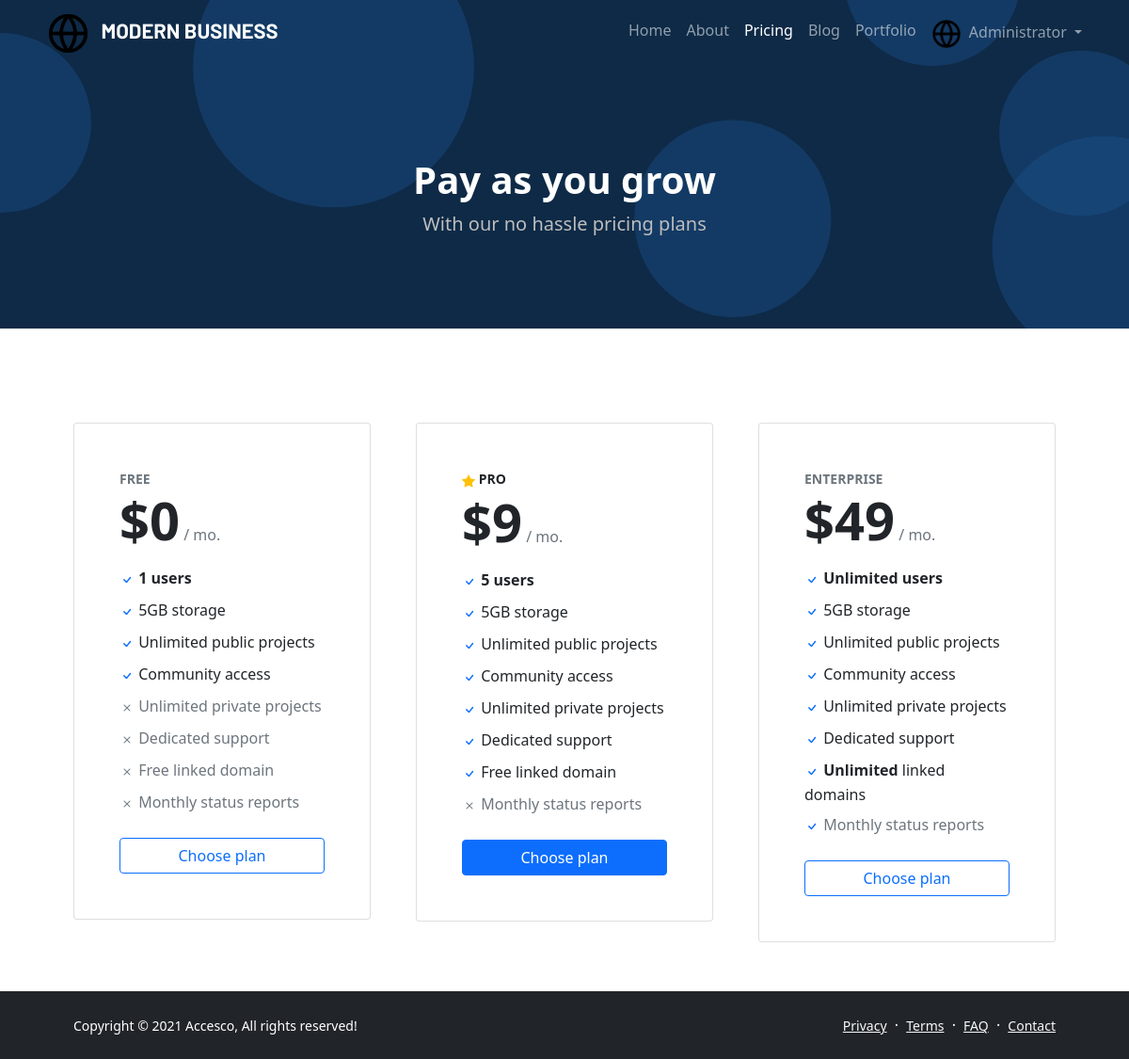
The app's page /pricing.php (signed in) with its own data.
### tables this page shows
CREATE TABLE `server` (
  `ID` int(11) NOT NULL,
  `Mode` int(11) NOT NULL,
  `Information` text NOT NULL DEFAULT 'N/A',
  `Logo` text NOT NULL DEFAULT 'favicon.ico',
  `Title` text NOT NULL DEFAULT 'Code4You',
  `FooterText` text NOT NULL
);

CREATE TABLE `users` (
  `ID` bigint(20) NOT NULL,
  `Joined` datetime NOT NULL DEFAULT current_timestamp(),
  `EMail` varchar(100) NOT NULL,
  `Password` varchar(40) NOT NULL,
  `Name` mediumtext NOT NULL,
  `Phone` int(11) NOT NULL,
  `Gender` tinyint(4) NOT NULL,
  `Birthday` date NOT NULL,
  `Approved` tinyint(4) NOT NULL DEFAULT 0,
  `Admin` tinyint(4) NOT NULL DEFAULT 0,
  `Avatar` text NOT NULL DEFAULT 'favicon.ico',
  `Deactivated` int(11) NOT NULL DEFAULT 0
);

CREATE TABLE `pricing` (
  `ID` int(11) NOT NULL,
  `Option1` text NOT NULL,
  `Option2` text NOT NULL
);

### config.php (called while the page is built, shortened)
<?php
	include_once('include/mysql.php');
	include_once('include/functions.php');
	if (isLogged())
    {
        $user = returnID();
        $userQuery = mysqli_query($SQL, "SELECT * FROM users WHERE ID = '$user'");
        $userData = mysqli_fetch_assoc($userQuery);
    }
	$sQuery = mysqli_query($SQL, "SELECT * FROM server");
	$serverInfo = mysqli_fetch_assoc($sQuery);
	if (isset($pageName) == "Pricing")
	{
		$pricing = mysqli_query($SQL, "SELECT * FROM pricing");
		$pricingSetting = mysqli_fetch_assoc($pricing);
	}
?>

### include/functions.php (called while the page is built, shortened)
<?php
function returnID()
{
    return $_SESSION["Logged"];
}
function isLogged()
{
    if (isset($_SESSION["Logged"])) return true;
    return false;
}
?>

### pricing.php (the view, shortened to what this page needs)
<?php
    $pageName = "Pricing";
    require_once("config.php");
?>
<!doctype html>
<html lang="en">
  	<head>
	  	<?php include 'elements/head.php'; ?>
  	</head>
  	<body>
        <div class="animated">
            <?php include 'elements/nav.php'; ?>
            <div class="container px-5 py-5 my-5">
                <div class="row gx-5 justify-content-center">
                    <div class="text-center mb-5">
                        <h1 class="fw-bolder text-white"><?php echo $pricingSetting["Option1"]; ?></h1>
                        <p class="lead fw-normal text-white-80 mb-0"><?php echo $pricingSetting["Option2"]; ?></p>
                    </div>
                </div>
            </div>
        </div>
        <section class="py-1">
            <div class="container px-5 my-5">
                <div class="row gx-5 justify-content-center">
                    <div class="col-lg-6 col-xl-4">
                        <div class="card mb-5 mb-xl-0">
                            <div class="card-body p-5">
                                <div class="small text-uppercase fw-bold text-muted">Free</div>
                                <div class="mb-3">
                                    <span class="display-4 fw-bold">$0</span>
                                    <span class="text-muted">/ mo.</span>
                                </div>
                                <ul class="list-unstyled mb-4">
                                    <li class="mb-2">
                                        <i class="bi bi-check text-primary"></i>
                                        <strong>1 users</strong>
                                    </li>
                                    <li class="mb-2">
                                        <i class="bi bi-check text-primary"></i>
                                        5GB storage
                                    </li>
                                    <li class="mb-2">
                                        <i class="bi bi-check text-primary"></i>
                                        Unlimited public projects
                                    </li>
                                    <li class="mb-2">
                                        <i class="bi bi-check text-primary"></i>
                                        Community access
                                    </li>
                                    <li class="mb-2 text-muted">
                                        <i class="bi bi-x"></i>
                                        Unlimited private projects
                                    </li>
                                    <li class="mb-2 text-muted">
                                        <i class="bi bi-x"></i>
                                        Dedicated support
                                    </li>
                                    <li class="mb-2 text-muted">
                                        <i class="bi bi-x"></i>
                                        Free linked domain
                                    </li>
                                    <li class="text-muted">
                                        <i class="bi bi-x"></i>
                                        Monthly status reports
                                    </li>
                                </ul>
                                <div class="d-grid"><a class="btn btn-outline-primary" href="#!">Choose plan</a></div>
                            </div>
                        </div>
                    </div>
                    <div class="col-lg-6 col-xl-4">
                        <div class="card mb-5 mb-xl-0">
                            <div class="card-body p-5">
                                <div class="small text-uppercase fw-bold">
                                    <i class="bi bi-star-fill text-warning"></i>
                                    Pro
                                </div>
                                <div class="mb-3">
                                    <span class="display-4 fw-bold">$9</span>
                                    <span class="text-muted">/ mo.</span>
                                </div>
                                <ul class="list-unstyled mb-4">
                                    <li class="mb-2">
                                        <i class="bi bi-check text-primary"></i>
                                        <strong>5 users</strong>
                                    </li>
                                    <li class="mb-2">
                                        <i class="bi bi-check text-primary"></i>
                                        5GB storage
                                    </li>
                                    <li class="mb-2">
                                        <i class="bi bi-check text-primary"></i>
                                        Unlimited public projects
                                    </li>
                                    <li class="mb-2">
                                        <i class="bi bi-check text-primary"></i>
                                        Community access
                                    </li>
                                    <li class="mb-2">
                                        <i class="bi bi-check text-primary"></i>
                                        Unlimited private projects
                                    </li>
                                    <li class="mb-2">
                                        <i class="bi bi-check text-primary"></i>
                                        Dedicated support
                                    </li>
                                    <li class="mb-2">
                                        <i class="bi bi-check text-primary"></i>
                                        Free linked domain
                                    </li>
                                    <li class="text-muted">
                                        <i class="bi bi-x"></i>
                                        Monthly status reports
                                    </li>
                                </ul>
                                <div class="d-grid"><a class="btn btn-primary" href="#!">Choose plan</a></div>
                            </div>
                        </div>
                    </div>
                    <div class="col-lg-6 col-xl-4">
                        <div class="card">
                            <div class="card-body p-5">
                                <div class="small text-uppercase fw-bold text-muted">Enterprise</div>
                                <div class="mb-3">
                                    <span class="display-4 fw-bold">$49</span>
                                    <span class="text-muted">/ mo.</span>
                                </div>
                                <ul class="list-unstyled mb-4">
                                    <li class="mb-2">
                                        <i class="bi bi-check text-primary"></i>
                                        <strong>Unlimited users</strong>
                                    </li>
                                    <li class="mb-2">
                                        <i class="bi bi-check text-primary"></i>
                                        5GB storage
                                    </li>
                                    <li class="mb-2">
                                        <i class="bi bi-check text-primary"></i>
                                        Unlimited public projects
                                    </li>
                                    <li class="mb-2">
                                        <i class="bi bi-check text-primary"></i>
                                        Community access
                                    </li>
                                    <li class="mb-2">
                                        <i class="bi bi-check text-primary"></i>
                                        Unlimited private projects
                                    </li>
                                    <li class="mb-2">
                                        <i class="bi bi-check text-primary"></i>
                                        Dedicated support
                                    </li>
                                    <li class="mb-2">
                                        <i class="bi bi-check text-primary"></i>
                                        <strong>Unlimited</strong>
                                        linked domains
                                    </li>
                                    <li class="text-muted">
                                        <i class="bi bi-check text-primary"></i>
                                        Monthly status reports
                                    </li>
                                </ul>
                                <div class="d-grid"><a class="btn btn-outline-primary" href="#!">Choose plan</a></div>
                            </div>
                        </div>
                    </div>
                </div>
            </div>
        </section>
    	<?php include 'elements/footer.php'; ?>
  	</body>
</html>

### elements/nav.php (shortened to what this page needs)
<?php $current_page = basename($_SERVER["PHP_SELF"]); ?>
	<nav class="navbar navbar-expand-lg navbar-dark">
		<div class="container">
		    <a class="navbar-brand custom-title" href="home"><img class="mx-2" src="admin/assets/<?php echo $serverInfo["Logo"]; ?>" width="45" height="45"> <?php echo $serverInfo["Title"]; ?></a>
		    <div class="collapse navbar-collapse" id="navbarNavDropdown">
		      	<ul class="navbar-nav ms-auto">
			        <li class="nav-item">
		          		<a class="nav-link <?php echo($current_page == "index.php") ? 'active' : ''; ?>" href="home">Home</a>
			        </li>
			        <li class="nav-item">
		          		<a class="nav-link <?php echo($current_page == "about-us.php") ? 'active' : ''; ?>" href="about-us">About</a>
			        </li>
			        <li class="nav-item">
		          		<a class="nav-link <?php echo($current_page == "pricing.php") ? 'active' : ''; ?>" href="pricing">Pricing</a>
			        </li>
			        <li class="nav-item">
		          		<a class="nav-link <?php echo($current_page == "blog.php" || $current_page == "view-post.php") ? 'active' : ''; ?>" href="blog">Blog</a>
			        </li>
			        <li class="nav-item">
		          		<a class="nav-link <?php echo($current_page == "portfolio.php" || $current_page == "view-item.php") ? 'active' : ''; ?>" href="portfolio">Portfolio</a>
			        </li>
			        <?php
			        	if (isLogged())
			        	{
			        		echo '
			        		<li class="nav-item dropdown">
					          	<a class="nav-link dropdown-toggle'; ?> <?php echo($current_page == "profile.php") ? 'active' : ''; echo'" href="#" id="navbarDropdown" role="button" data-bs-toggle="dropdown" aria-expanded="false">
					            	<img src="assets/profile/'.$userData["Avatar"].'" width="32" height="32" class="rounded-circle me-2">'.$userData["Name"].'
					          	</a>
					          	<ul class="dropdown-menu" aria-labelledby="navbarDropdown">'; ?>
					            	<?php if (adminPerm($userAdmin) == 1) { echo '<li><a class="dropdown-item" href="admin">Dashboard</a></li>'; } echo'
					            	<li><a class="dropdown-item" href="profile">Profile</a></li>
					            	<li><hr class="dropdown-divider"></li>
					            	<li><a class="dropdown-item" href="logout">Logout</a></li>
					          	</ul>
					        </li>
					        ';
			        	}
			        ?>
		      	</ul>
		    </div>
		</div>
	</nav>

### elements/footer.php
<footer class="bg-dark py-4 mt-auto">
    <div class="container px-5">
        <div class="row align-items-center justify-content-between flex-column flex-sm-row">
            <div class="col-auto"><div class="small m-0 text-white"><?php echo $serverInfo["FooterText"]; ?></div></div>
            <div class="col-auto">
                <a class="link-light small" href="privacy-policy">Privacy</a>
                <span class="text-white mx-1">&middot;</span>
                <a class="link-light small" href="terms-of-use">Terms</a>
                <span class="text-white mx-1">&middot;</span>
                <a class="link-light small" href="faq">FAQ</a>
                <span class="text-white mx-1">&middot;</span>
                <a class="link-light small" href="contact">Contact</a>
            </div>
        </div>
    </div>
</footer>

### css/style.css (style rules this page uses)
* { margin: 0; padding: 0; }
html { scroll-behavior: smooth; }
a { text-decoration: none; }
.text-white-80 { color: #bdbdbd; }
.custom-title { text-transform: uppercase; font-family: 'Barlow', sans-serif; font-weight: bold; font-size: 22px !important; }
.animated { background-image: url("../assets/images/animated-bg.svg"); background-size: cover; background-position: center; background-repeat: no-repeat; }
.bi { vertical-align: -.125em; fill: currentColor; }

### records on screen
server: Logo (picture), Title "MODERN BUSINESS", FooterText "Copyright © 2021 Accesco, All rights reserved!"
users: Avatar (picture), Name "Administrator"
pricing: Option1 "Pay as you grow", Option2 "With our no hassle pricing plans"
